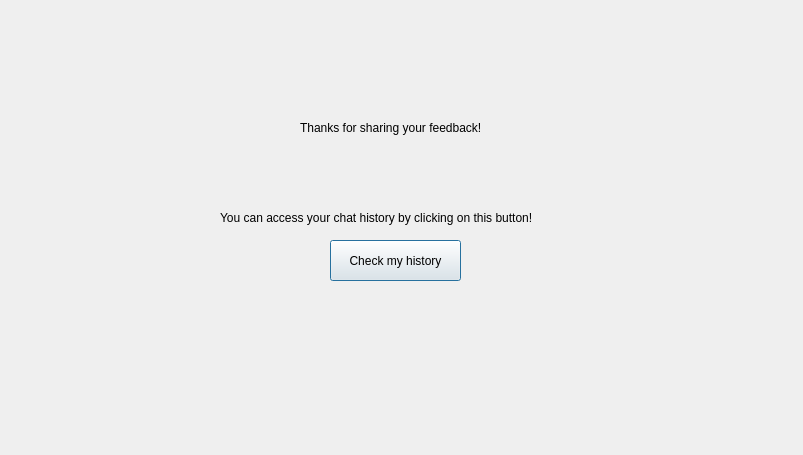
<?xml version="1.0" encoding="UTF-8"?>
<ui version="4.0">
 <class>History</class>
 <widget class="QDialog" name="History">
  <property name="geometry">
   <rect>
    <x>0</x>
    <y>0</y>
    <width>803</width>
    <height>455</height>
   </rect>
  </property>
  <property name="windowTitle">
   <string>Dialog</string>
  </property>
  <widget class="QLabel" name="label">
   <property name="geometry">
    <rect>
     <x>300</x>
     <y>120</y>
     <width>211</width>
     <height>16</height>
    </rect>
   </property>
   <property name="text">
    <string>Thanks for sharing your feedback!</string>
   </property>
  </widget>
  <widget class="QLabel" name="label_2">
   <property name="geometry">
    <rect>
     <x>220</x>
     <y>210</y>
     <width>401</width>
     <height>16</height>
    </rect>
   </property>
   <property name="text">
    <string>You can access your chat history by clicking on this button!</string>
   </property>
  </widget>
  <widget class="QPushButton" name="pushButton">
   <property name="geometry">
    <rect>
     <x>330</x>
     <y>240</y>
     <width>131</width>
     <height>41</height>
    </rect>
   </property>
   <property name="text">
    <string>Check my history</string>
   </property>
  </widget>
 </widget>
 <resources/>
 <connections/>
</ui>
